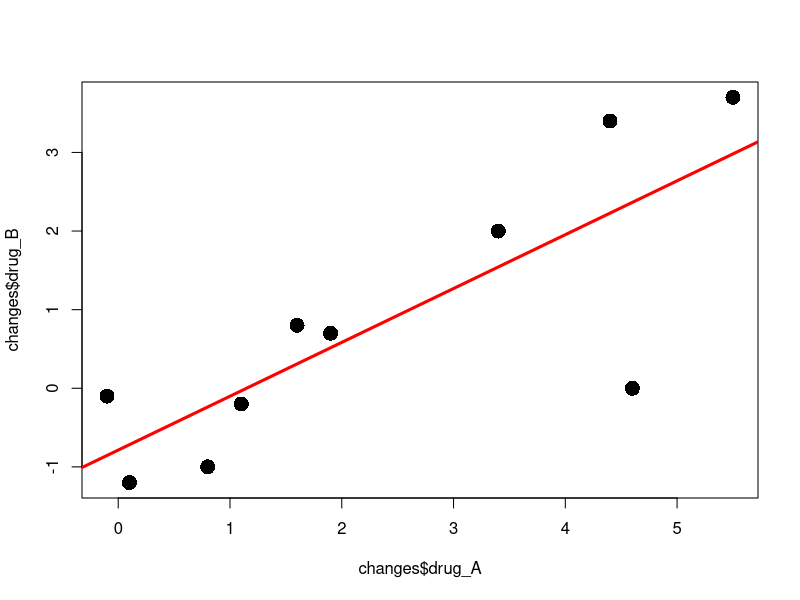

Reproduce this figure in R.
# Input blood pressure changes data into data-frame
changes <- data.frame(drug_A = c(1.9, 0.8, 1.1, 0.1, -0.1, 
                                 4.4, 4.6, 1.6, 5.5, 3.4),
                      drug_B = c(0.7, -1.0, -0.2, -1.2, -0.1, 
                                 3.4, 0.0, 0.8, 3.7, 2.0)
                     )

# Fit least-squares line
least_squares <- lm(formula = drug_B ~ drug_A, data = changes) 

# Plot data 
plot(changes$drug_A, changes$drug_B, pch = 16, cex = 2)

# Plot least-squares line
abline(least_squares, col = "red", lwd = 3)